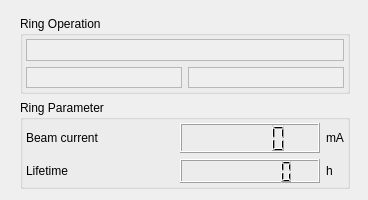
<?xml version="1.0" encoding="UTF-8"?>
<ui version="4.0">
 <class>storagering</class>
 <widget class="QWidget" name="storagering">
  <property name="geometry">
   <rect>
    <x>0</x>
    <y>0</y>
    <width>368</width>
    <height>200</height>
   </rect>
  </property>
  <property name="sizePolicy">
   <sizepolicy hsizetype="Preferred" vsizetype="Preferred">
    <horstretch>0</horstretch>
    <verstretch>0</verstretch>
   </sizepolicy>
  </property>
  <property name="minimumSize">
   <size>
    <width>0</width>
    <height>0</height>
   </size>
  </property>
  <property name="windowTitle">
   <string>Form</string>
  </property>
  <widget class="QGroupBox" name="groupBox_2">
   <property name="geometry">
    <rect>
     <x>20</x>
     <y>100</y>
     <width>330</width>
     <height>89</height>
    </rect>
   </property>
   <property name="title">
    <string>Ring Parameter</string>
   </property>
   <layout class="QGridLayout">
    <property name="leftMargin">
     <number>3</number>
    </property>
    <property name="topMargin">
     <number>3</number>
    </property>
    <property name="rightMargin">
     <number>3</number>
    </property>
    <property name="bottomMargin">
     <number>3</number>
    </property>
    <item row="0" column="0">
     <widget class="QLabel" name="label_8">
      <property name="sizePolicy">
       <sizepolicy hsizetype="MinimumExpanding" vsizetype="Minimum">
        <horstretch>0</horstretch>
        <verstretch>0</verstretch>
       </sizepolicy>
      </property>
      <property name="text">
       <string>Beam current</string>
      </property>
     </widget>
    </item>
    <item row="0" column="1">
     <widget class="QCALCDNumber" name="lcdNumber_2">
      <property name="sizePolicy">
       <sizepolicy hsizetype="Minimum" vsizetype="Minimum">
        <horstretch>0</horstretch>
        <verstretch>0</verstretch>
       </sizepolicy>
      </property>
      <property name="minimumSize">
       <size>
        <width>140</width>
        <height>30</height>
       </size>
      </property>
      <property name="pv" stdset="0">
       <string>MDIZ3T5G:current</string>
      </property>
     </widget>
    </item>
    <item row="0" column="2">
     <widget class="QCALabel" name="label_10">
      <property name="maximumSize">
       <size>
        <width>30</width>
        <height>16777215</height>
       </size>
      </property>
      <property name="text">
       <string>mA</string>
      </property>
     </widget>
    </item>
    <item row="1" column="0">
     <widget class="QLabel" name="label_9">
      <property name="sizePolicy">
       <sizepolicy hsizetype="MinimumExpanding" vsizetype="Minimum">
        <horstretch>0</horstretch>
        <verstretch>0</verstretch>
       </sizepolicy>
      </property>
      <property name="minimumSize">
       <size>
        <width>86</width>
        <height>0</height>
       </size>
      </property>
      <property name="text">
       <string>Lifetime</string>
      </property>
     </widget>
    </item>
    <item row="1" column="1">
     <widget class="QCALCDNumber" name="lcdNumber_5">
      <property name="sizePolicy">
       <sizepolicy hsizetype="Minimum" vsizetype="Minimum">
        <horstretch>0</horstretch>
        <verstretch>0</verstretch>
       </sizepolicy>
      </property>
      <property name="minimumSize">
       <size>
        <width>140</width>
        <height>24</height>
       </size>
      </property>
      <property name="digitCount">
       <number>7</number>
      </property>
      <property name="pv" stdset="0">
       <string>MDIZ3T5G:lt50</string>
      </property>
     </widget>
    </item>
    <item row="1" column="2">
     <widget class="QCALabel" name="label_11">
      <property name="maximumSize">
       <size>
        <width>30</width>
        <height>16777215</height>
       </size>
      </property>
      <property name="text">
       <string>h</string>
      </property>
     </widget>
    </item>
   </layout>
  </widget>
  <widget class="QGroupBox" name="groupBox">
   <property name="geometry">
    <rect>
     <x>20</x>
     <y>16</y>
     <width>330</width>
     <height>78</height>
    </rect>
   </property>
   <property name="title">
    <string>Ring Operation</string>
   </property>
   <layout class="QGridLayout" name="_2">
    <property name="leftMargin">
     <number>3</number>
    </property>
    <property name="topMargin">
     <number>3</number>
    </property>
    <property name="rightMargin">
     <number>3</number>
    </property>
    <property name="bottomMargin">
     <number>3</number>
    </property>
    <item row="0" column="0" colspan="2">
     <widget class="QCALabel" name="Label_4">
      <property name="sizePolicy">
       <sizepolicy hsizetype="MinimumExpanding" vsizetype="Minimum">
        <horstretch>0</horstretch>
        <verstretch>0</verstretch>
       </sizepolicy>
      </property>
      <property name="minimumSize">
       <size>
        <width>150</width>
        <height>0</height>
       </size>
      </property>
      <property name="font">
       <font>
        <family>Sans Serif</family>
        <pointsize>14</pointsize>
        <weight>75</weight>
        <bold>true</bold>
       </font>
      </property>
      <property name="autoFillBackground">
       <bool>true</bool>
      </property>
      <property name="frameShape">
       <enum>QFrame::StyledPanel</enum>
      </property>
      <property name="frameShadow">
       <enum>QFrame::Raised</enum>
      </property>
      <property name="lineWidth">
       <number>1</number>
      </property>
      <property name="midLineWidth">
       <number>0</number>
      </property>
      <property name="alignment">
       <set>Qt::AlignCenter</set>
      </property>
      <property name="indent">
       <number>-1</number>
      </property>
      <property name="pv" stdset="0">
       <string>TOPUPCC:message</string>
      </property>
      <property name="alarmSensitive" stdset="0">
       <bool>true</bool>
      </property>
     </widget>
    </item>
    <item row="1" column="0">
     <widget class="QCALabel" name="Label_2">
      <property name="sizePolicy">
       <sizepolicy hsizetype="MinimumExpanding" vsizetype="Minimum">
        <horstretch>0</horstretch>
        <verstretch>0</verstretch>
       </sizepolicy>
      </property>
      <property name="font">
       <font>
        <family>Sans Serif</family>
        <pointsize>11</pointsize>
        <weight>50</weight>
        <bold>false</bold>
       </font>
      </property>
      <property name="autoFillBackground">
       <bool>true</bool>
      </property>
      <property name="frameShape">
       <enum>QFrame::StyledPanel</enum>
      </property>
      <property name="frameShadow">
       <enum>QFrame::Raised</enum>
      </property>
      <property name="lineWidth">
       <number>1</number>
      </property>
      <property name="midLineWidth">
       <number>0</number>
      </property>
      <property name="alignment">
       <set>Qt::AlignCenter</set>
      </property>
      <property name="pv" stdset="0">
       <string>FPATCC:mode</string>
      </property>
      <property name="alarmSensitive" stdset="0">
       <bool>true</bool>
      </property>
     </widget>
    </item>
    <item row="1" column="1">
     <widget class="QCALabel" name="Label_3">
      <property name="sizePolicy">
       <sizepolicy hsizetype="MinimumExpanding" vsizetype="Minimum">
        <horstretch>0</horstretch>
        <verstretch>0</verstretch>
       </sizepolicy>
      </property>
      <property name="font">
       <font>
        <family>Sans Serif</family>
        <pointsize>11</pointsize>
        <weight>50</weight>
        <bold>false</bold>
       </font>
      </property>
      <property name="autoFillBackground">
       <bool>true</bool>
      </property>
      <property name="frameShape">
       <enum>QFrame::StyledPanel</enum>
      </property>
      <property name="frameShadow">
       <enum>QFrame::Raised</enum>
      </property>
      <property name="lineWidth">
       <number>1</number>
      </property>
      <property name="midLineWidth">
       <number>0</number>
      </property>
      <property name="alignment">
       <set>Qt::AlignCenter</set>
      </property>
      <property name="pv" stdset="0">
       <string>OPTICC:mode</string>
      </property>
      <property name="alarmSensitive" stdset="0">
       <bool>true</bool>
      </property>
     </widget>
    </item>
   </layout>
  </widget>
 </widget>
 <customwidgets>
  <customwidget>
   <class>QCALabel</class>
   <extends>QLabel</extends>
   <header>qcalabel.h</header>
  </customwidget>
  <customwidget>
   <class>QCALCDNumber</class>
   <extends>QLCDNumber</extends>
   <header>qcalcdnumber.h</header>
  </customwidget>
 </customwidgets>
 <resources/>
 <connections/>
</ui>
